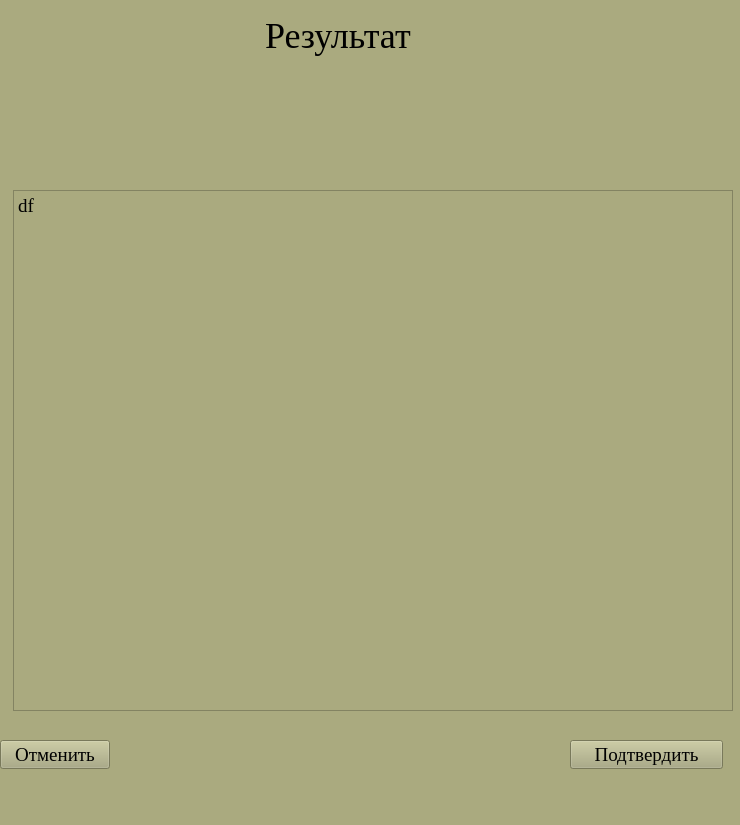
<?xml version="1.0" encoding="UTF-8"?>
<ui version="4.0">
 <class>MainWindow</class>
 <widget class="QMainWindow" name="MainWindow">
  <property name="geometry">
   <rect>
    <x>0</x>
    <y>0</y>
    <width>740</width>
    <height>825</height>
   </rect>
  </property>
  <property name="windowTitle">
   <string>MainWindow</string>
  </property>
  <property name="styleSheet">
   <string notr="true">background-color: rgb(170, 170, 127);</string>
  </property>
  <widget class="QWidget" name="centralwidget">
   <widget class="QLabel" name="label_3">
    <property name="enabled">
     <bool>true</bool>
    </property>
    <property name="geometry">
     <rect>
      <x>265</x>
      <y>0</y>
      <width>165</width>
      <height>71</height>
     </rect>
    </property>
    <property name="font">
     <font>
      <family>Times New Roman</family>
      <pointsize>27</pointsize>
     </font>
    </property>
    <property name="text">
     <string>Результат</string>
    </property>
   </widget>
   <widget class="QPushButton" name="pushButton">
    <property name="geometry">
     <rect>
      <x>0</x>
      <y>740</y>
      <width>110</width>
      <height>29</height>
     </rect>
    </property>
    <property name="font">
     <font>
      <family>Times New Roman</family>
      <pointsize>14</pointsize>
     </font>
    </property>
    <property name="text">
     <string>Отменить</string>
    </property>
   </widget>
   <widget class="QPushButton" name="pushButton_2">
    <property name="geometry">
     <rect>
      <x>570</x>
      <y>740</y>
      <width>153</width>
      <height>29</height>
     </rect>
    </property>
    <property name="font">
     <font>
      <family>Times New Roman</family>
      <pointsize>14</pointsize>
     </font>
    </property>
    <property name="text">
     <string>Подтвердить</string>
    </property>
   </widget>
   <widget class="QTextEdit" name="textEdit">
    <property name="geometry">
     <rect>
      <x>13</x>
      <y>190</y>
      <width>720</width>
      <height>521</height>
     </rect>
    </property>
    <property name="font">
     <font>
      <family>Times New Roman</family>
      <pointsize>14</pointsize>
     </font>
    </property>
    <property name="html">
     <string>&lt;!DOCTYPE HTML PUBLIC &quot;-//W3C//DTD HTML 4.0//EN&quot; &quot;http://www.w3.org/TR/REC-html40/strict.dtd&quot;&gt;
&lt;html&gt;&lt;head&gt;&lt;meta name=&quot;qrichtext&quot; content=&quot;1&quot; /&gt;&lt;style type=&quot;text/css&quot;&gt;
p, li { white-space: pre-wrap; }
&lt;/style&gt;&lt;/head&gt;&lt;body style=&quot; font-family:'Times New Roman'; font-size:14pt; font-weight:400; font-style:normal;&quot;&gt;
&lt;p style=&quot; margin-top:0px; margin-bottom:0px; margin-left:0px; margin-right:0px; -qt-block-indent:0; text-indent:0px;&quot;&gt;df&lt;/p&gt;&lt;/body&gt;&lt;/html&gt;</string>
    </property>
   </widget>
  </widget>
  <widget class="QMenuBar" name="menubar">
   <property name="geometry">
    <rect>
     <x>0</x>
     <y>0</y>
     <width>740</width>
     <height>21</height>
    </rect>
   </property>
  </widget>
  <widget class="QStatusBar" name="statusbar"/>
 </widget>
 <resources/>
 <connections/>
</ui>
